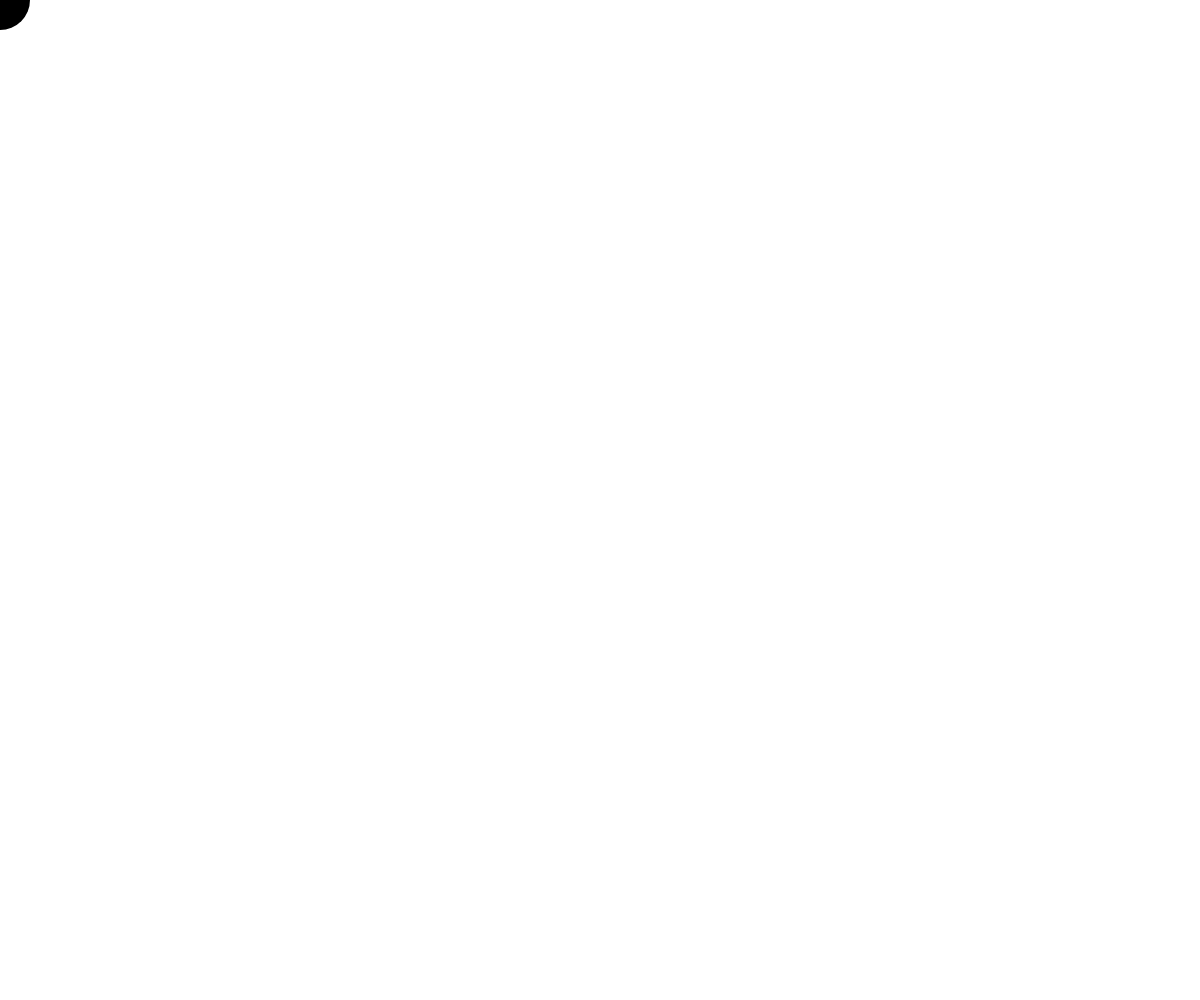
Frame 1 (no input)
Frame 60 (no input): identical to frame 1, image omitted
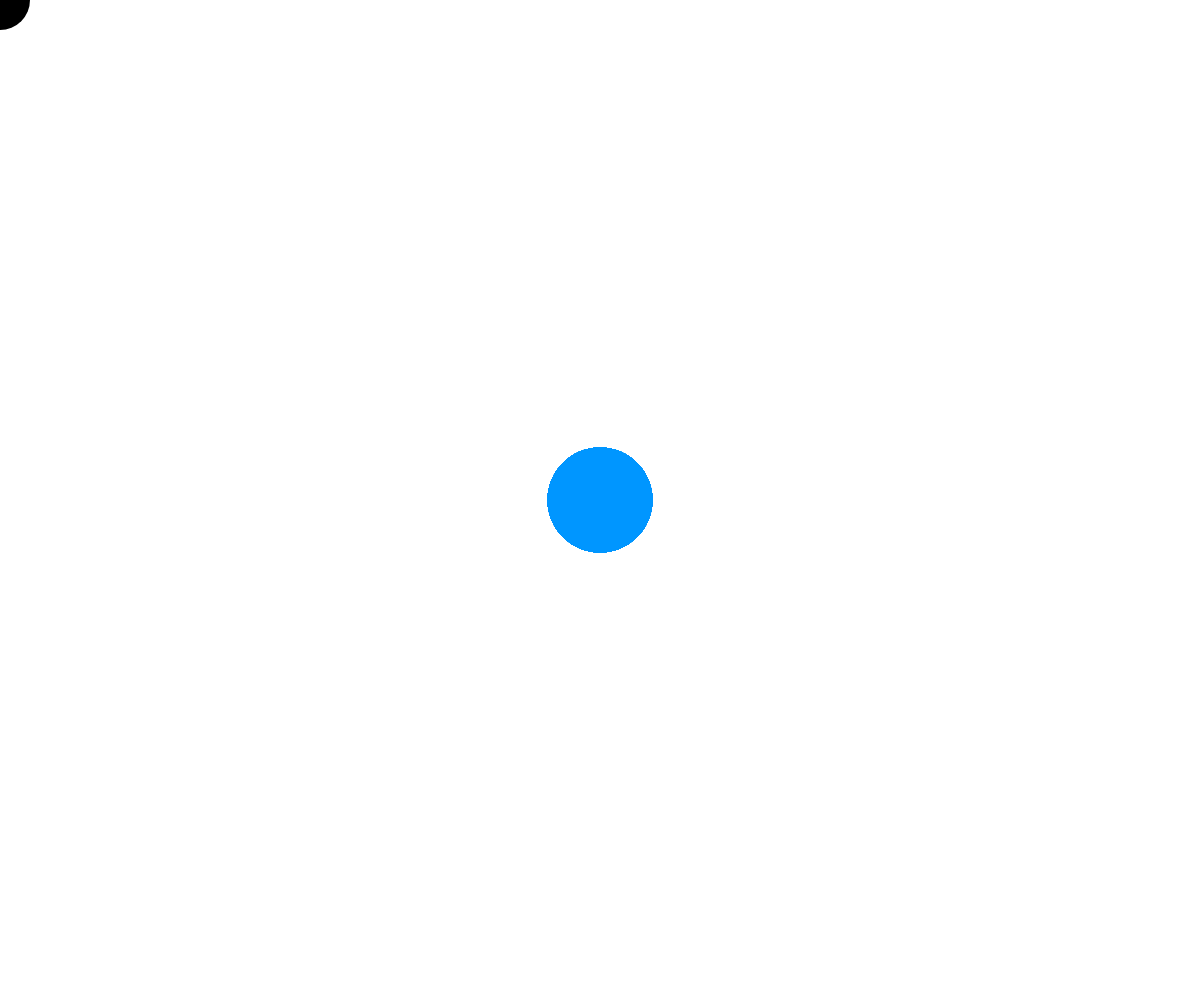
Frame 120 (the mouse pressed at the canvas centre since frame 60)

The p5.js sketch that drew these frames (run headless with seeded random() and noise() and a simulated clock; from frame 60 on, the mouse is pressed at the canvas centre):

// p5.js sketch
// ── sketch.js

/*
MOUSE INPUT
Jeff Thompson | 2017/20 | jeffreythompson.org

While the keyboard can provide varied but singular input,
the mouse is much more expressive. There are lots of things 
we could do with mouse input, but this basic example uses 
the built-in mouseX/Y variables to draw a circle onscreen 
that changes color and size.

For more info, see:
https://p5js.org/reference/#group-Events

CHALLENGES:
1. Can you use push/popMatrix() to draw complex shapes at 
   the mouse's coordinates? Can you make them rotate around
   the mouse when clicked?
2. Like our code to change the cursor's diameter, can you
   use the mouse position to change the background color?
   (Hint: use map() and lerpColor() to have the colors change
   smoothly)

*/

let cursorColor = 'rgb(0,0,0)';
let cursorDia =   60;


function setup() {
  createCanvas(windowWidth, windowHeight);

  noCursor();   // turns off the pointer, letting
                // us create a custom one!
                // (see also the cursor() command for
                // other options)
}


function draw() {

  // we'll add this background command later :)
  // background(255);

  // getting the mouse coordinates is super easy!
  // p5.js offers us the built-in mouseX and mouseY
  fill(cursorColor);
  noStroke();
  circle(mouseX, mouseY, cursorDia);
  
    // notice that our mouse leaves a trail of circles
    // across the screen?
    // this may be what you want, but we can fix this by
    // uncommenting the background command above

    // bonus:
    // change the circle's size based on position too!
    cursorDia = map(mouseX, 0,width, 10,200);
}


// we can also capture a bunch of different mouse/touch
// events: click, drag, released, moved, double-click,
// and even the mousewheel!
// these can be useful for turning on/off settings in
// your code and for other forms of interaction

// if the mouse is being clicked, change the cursor to blue
function mousePressed() {
  console.log('click!');
  cursorColor = 'rgb(0,150,255)';
}

// when the mouse is released, change the cursor back to black
function mouseReleased() {
  console.log('released!');
  cursorColor = 'rgb(0,0,0)';
  cursorDia =   60;
}

// when the mouse is dragged, change the color to orange
function mouseDragged() {
  console.log('- dragged...');
  cursorColor = 'rgb(255,150,0)';
}


// resize the canvas if we adjust the window's size
function windowResized() {
  resizeCanvas(windowWidth, windowHeight);
}
